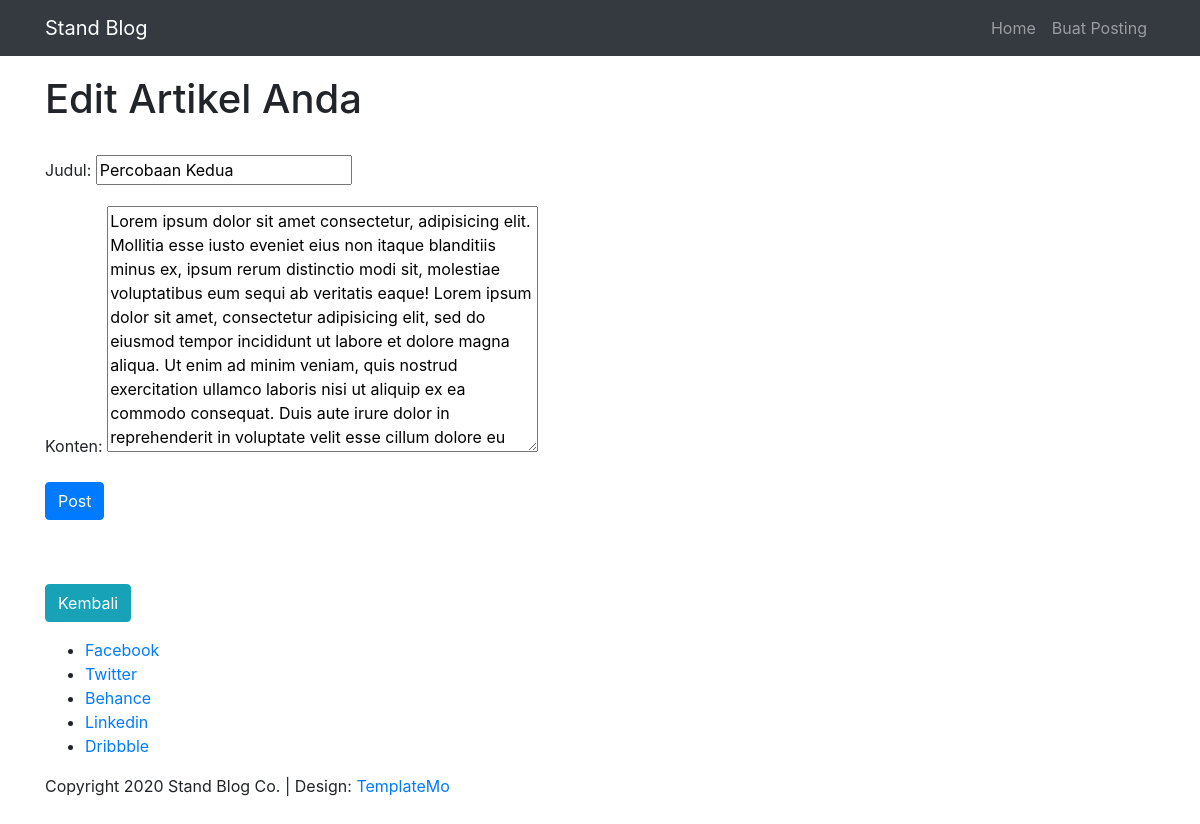
/artikel/edit/2, run on an earlier commit of the app's database.
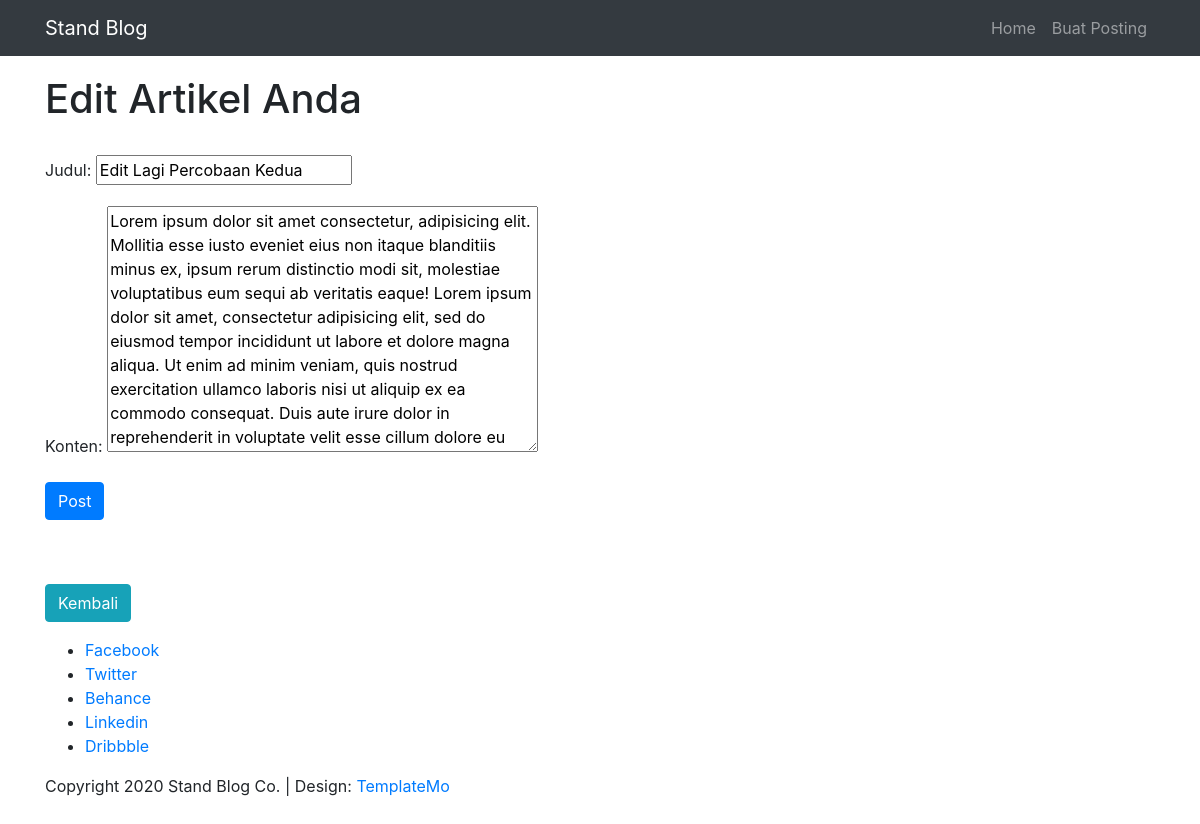
And on a later commit of the database.
### blog/models.py (models this page shows, shortened)
class Post(models.Model):
    judul = models.CharField(max_length=255)
    author = models.ForeignKey(User, on_delete=models.CASCADE)
    konten = models.TextField()

### blog/views.py (the view)
# urls.py: path('artikel/edit/<int:pk>', PostUpdateView.as_view(), name='edit-artikel')
class PostUpdateView(UpdateView):
    model = Post
    form_class = EditForm
    template_name = "blog/update_artikel.html"

### blog/forms.py
class EditForm(forms.ModelForm):
    class Meta:
        model = Post
        fields = ('judul', 'konten')
        widget = {
            'judul' : forms.TextInput(attrs={'class':'form-control'}),
            'konten' : forms.Textarea(attrs={'class':'form-control'}),
        }

### blog/templates/blog/update_artikel.html (shortened to what this page needs)
{% extends 'base.html' %}
{% block content %}
    <h1>Edit Artikel Anda</h1>
    <br>
    <form method="POST" action="">
        <div class="form-group">
            {{ form.as_p }}
            <button type="submit" class="btn btn-primary">Post</button>
        </div>
    </form>
    <br><br>
    <a class="btn btn-info" href="{% url 'home' %}">Kembali</a>
{% endblock content %}

What changed in the data, as far as the page shows it:
changed Post: judul "Percobaan Kedua" → "Edit Lagi Percobaan Kedua"
